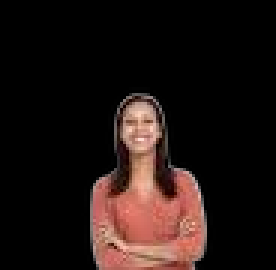
#> input picture General_ordner/docker-compose-face-Yolo/app/sketch/face1.png, 92 x 90 px, found by its file name (shown 3 times larger)
$ python sketch.py
#> lines starting #> are read from the running program, lines starting #| are printed output that depends on the picture
"""
Name: "sketch.py"
Beschreibung: Erzeugt aus Bildern eine kontrastreiche Bleistift-Skizze mit optionaler Speicherung.
Autor: Fillip Giffhorn
"""

import cv2
import numpy as np
import os


def _prepare_bgr_and_alpha(image_path_or_img):
    """
    Normalisiert eine Bildquelle auf ein BGR-Bild plus optionale Alpha-Maske.
    :param image_path_or_img: Dateipfad oder bereits geladenes Numpy-Bild.
    :return: Tuple aus (bgr_bild, alpha_maske) oder (None, None) bei ungueltiger Quelle.
    """
#> called with image_path_or_img = 'general_ordner/sketch/face1.png'
    if isinstance(image_path_or_img, (str, os.PathLike)):
        # Unchanged laden, damit Alpha-Kanal bei PNGs erhalten bleibt
        img = cv2.imread(str(image_path_or_img), cv2.IMREAD_UNCHANGED)
#> img is the input picture: shape (90, 92, 4); mean B, G, R, A 18.2, 20.8, 32.7, 48.5
    else:
        img = image_path_or_img

    if img is None:
        return None, None

    if img.ndim == 2:
        return cv2.cvtColor(img, cv2.COLOR_GRAY2BGR), None

    if img.ndim != 3:
        raise ValueError(f"Ungueltige Bildform: {img.shape}")

    channels = img.shape[2]
#> channels = 4

    if channels == 1:
        return cv2.cvtColor(img, cv2.COLOR_GRAY2BGR), None

    if channels == 3:
        return img, None

    if channels == 4:
        bgr = img[:, :, :3].astype(np.float32)
        alpha = img[:, :, 3].astype(np.float32) / 255.0
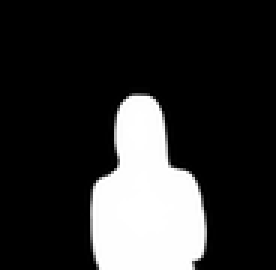
#> alpha: shape (90, 92) float32 (shown 3 times larger); min 0, max 1, mean 0.19

        # Transparenz auf weissen Hintergrund komponieren
        white_bg = np.full_like(bgr, 255, dtype=np.float32)
        bgr_composited = (bgr * alpha[..., None] + white_bg * (1.0 - alpha[..., None])).astype(np.uint8)
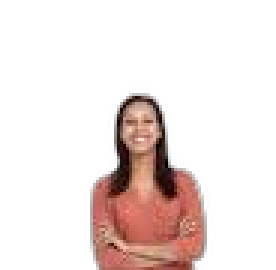
#> bgr_composited: shape (90, 92, 3) (shown 3 times larger); mean B, G, R 223.9, 226.4, 238.3

        alpha_mask = (alpha * 255).astype(np.uint8)
        return bgr_composited, alpha_mask

    raise ValueError(f"Nicht unterstuetzte Kanalanzahl: {channels}")


def create_advanced_sketch(image_path_or_img, output_path=None, delete_input=False):
    """
    Erstellt aus einem Eingabebild eine Skizze und gibt sie als Numpy-Array zurueck.
    :param image_path_or_img: Dateipfad oder bereits geladenes Numpy-Bild.
    :param output_path: Optionaler Speicherpfad fuer das Ergebnis.
    :param delete_input: Loescht die Eingabedatei nach Verarbeitung, falls Pfad uebergeben wurde.
    :return: Skizzenbild als Numpy-Array oder None bei Fehler.
    """
    try:
        img, alpha_mask = _prepare_bgr_and_alpha(image_path_or_img)
    except ValueError as e:
        print(f"Fehler: {e}")
        return None

    if img is None:
        print("Fehler: Bild konnte nicht geladen werden. Pruefe den Pfad!")
        return None

    # 2. Vorbereitung: In Graustufen umwandeln
    gray = cv2.cvtColor(img, cv2.COLOR_BGR2GRAY)

    # 3. LOKALER KONTRAST (CLAHE) - Das betont Nase, Augen und Mund extrem gut
    # clipLimit: Hoeherer Wert = mehr Kontrast (standard 2.0 bis 4.0)
    clahe = cv2.createCLAHE(clipLimit=3.5, tileGridSize=(8, 8))
    gray_enhanced = clahe.apply(gray)

    # 4. GAMMA-KORREKTUR - Dunkelt Mitteltone ab fuer mehr Tiefe
    # gamma < 1.0 macht das Bild kontrastreicher in den Schatten
    gamma = 0.8
    inv_gamma = 1.0 / gamma
    table = np.array([((i / 255.0) ** inv_gamma) * 255 for i in np.arange(0, 256)], dtype=np.uint8)
    gray_final = cv2.LUT(gray_enhanced, table)
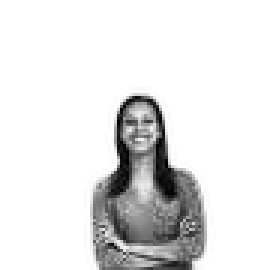
#> gray_final: shape (90, 92) (shown 3 times larger); min 1, max 255, mean 228.6

    # 5. SKIZZEN-PROZESS (Color Dodge)
    # Invertieren
    inverted_img = 255 - gray_final
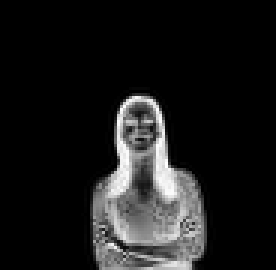
#> inverted_img: shape (90, 92) (shown 3 times larger); min 0, max 254, mean 26.4

    # Weichzeichnen (Blur)
    # Ein Wert von (31, 31) gibt oft schoenere Schattierungen als (21, 21)
    blurred_img = cv2.GaussianBlur(inverted_img, (31, 31), 0)
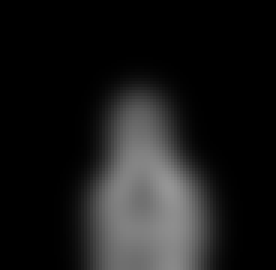
#> blurred_img: shape (90, 92) (shown 3 times larger); min 0, max 149, mean 26.3

    # Erneut invertieren
    inverted_blurred = 255 - blurred_img
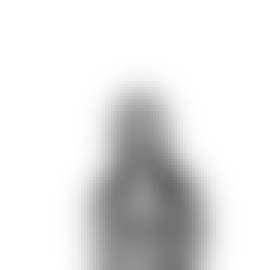
#> inverted_blurred: shape (90, 92) (shown 3 times larger); min 106, max 255, mean 228.7

    # Division fuer den Sketch-Effekt
    sketch = cv2.divide(gray_final, inverted_blurred, scale=256.0)
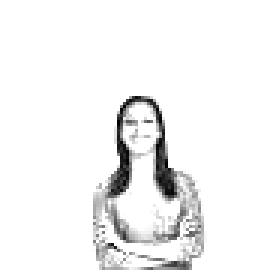
#> sketch: shape (90, 92) (shown 3 times larger); min 1, max 255, mean 242.8

    # Transparente Ursprungsbereiche sauber weiss halten
    if alpha_mask is not None:
        a = alpha_mask.astype(np.float32) / 255.0
        sketch = (sketch.astype(np.float32) * a + 255.0 * (1.0 - a)).astype(np.uint8)

    # 6. Optional speichern
    if output_path:
        cv2.imwrite(str(output_path), sketch)
        print(f"Optimierte Skizze gespeichert unter: {output_path}")

    # 7. Optional die Eingabedatei loeschen
    if delete_input and isinstance(image_path_or_img, (str, os.PathLike)) and os.path.exists(str(image_path_or_img)):
        os.remove(str(image_path_or_img))
        print(f"Originalbild geloescht: {image_path_or_img}")

    return sketch


if __name__ == "__main__":
    # --- ANWENDUNG ---
    # Pfade anpassen (Nutze r"PFAD" fuer Windows-Pfade mit Backslashes)
    input_file = r"general_ordner/sketch/face1.png"
    output_file = r"C:/Users/Dennis/Downloads/face4_sketch.jpg"
    create_advanced_sketch(input_file, output_file)

$ run again, with General_ordner/docker-compose-face-Yolo/app/sketch/face2.png copied over General_ordner/docker-compose-face-Yolo/app/sketch/face1.png
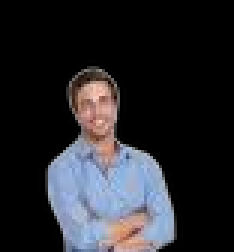
#> input picture General_ordner/docker-compose-face-Yolo/app/sketch/face2.png, 78 x 84 px, found by its file name (shown 3 times larger)
#> in _prepare_bgr_and_alpha, img is the input picture: shape (84, 78, 4); mean B, G, R, A 43.8, 39.1, 38.9, 63.6
#> in create_advanced_sketch, `blurred_img = cv2.GaussianBlur(inverted_img, (31, 31), 0)`:
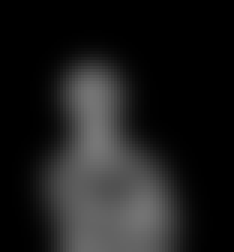
#> blurred_img: shape (84, 78) (shown 3 times larger); min 0, max 119, mean 28.4
#> in create_advanced_sketch, `sketch = cv2.divide(gray_final, inverted_blurred, scale=256.0)`:
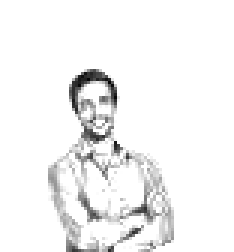
#> sketch: shape (84, 78) (shown 3 times larger); min 5, max 255, mean 243.2

$ run again, with General_ordner/docker-compose-face-Yolo/app/sketch/face4.png copied over General_ordner/docker-compose-face-Yolo/app/sketch/face1.png
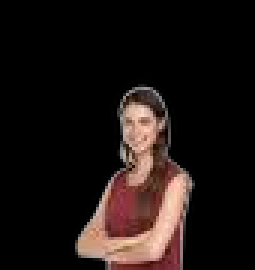
#> input picture General_ordner/docker-compose-face-Yolo/app/sketch/face4.png, 85 x 90 px, found by its file name (shown 3 times larger)
#> in _prepare_bgr_and_alpha, img is the input picture: shape (90, 85, 4); mean B, G, R, A 18.4, 20.5, 29.1, 46.8
#> in create_advanced_sketch, `blurred_img = cv2.GaussianBlur(inverted_img, (31, 31), 0)`:
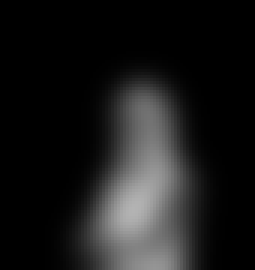
#> blurred_img: shape (90, 85) (shown 3 times larger); min 0, max 179, mean 26.5
#> in create_advanced_sketch, `sketch = cv2.divide(gray_final, inverted_blurred, scale=256.0)`:
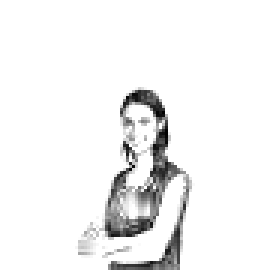
#> sketch: shape (90, 85) (shown 3 times larger); min 2, max 255, mean 240.9
